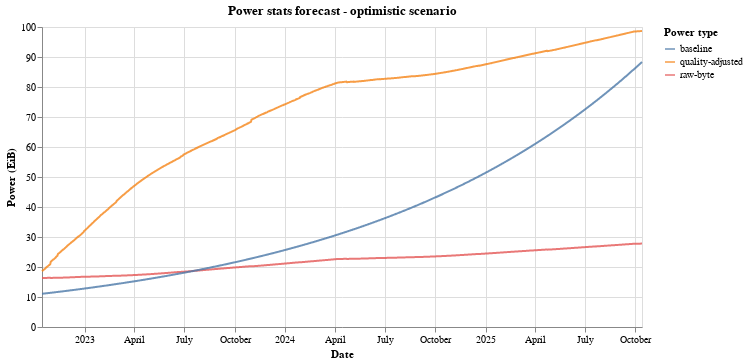

The cell this chart's notebook holds for it:
### Markdown cell above
#### Plot results

### Code cell
source = df[["date", "total_power", "power_type"]]
source["total_power"] = source["total_power"]/1024.0
source = pd.concat([source, baseline_df])

alt.Chart(source).mark_line(opacity=0.8).encode(
    x=alt.X('date:T', title="Date"),
    y=alt.Y('total_power:Q', title="Power (EiB)"),
    color=alt.Color('power_type:N', legend=alt.Legend(title="Power type"))
).properties(
    width=600, height=300, title="Power stats forecast - optimistic scenario"
)

### Figure 1 — Vega-Lite specification as saved in the notebook (floating-point values rounded to 4 significant figures; data arrays with more than 128 entries replaced by an {"elided": "..."} marker saying what was removed)
{"$schema": "https://vega.github.io/schema/vega-lite/v4.17.0.json", "config": {"view": {"continuousHeight": 300, "continuousWidth": 400}}, "data": {"name": "data-8e7a1c9973cced368b7e2a4fc61ca4d6"}, "datasets": {"data-8e7a1c9973cced368b7e2a4fc61ca4d6": {"elided": "3285 records"}}, "encoding": {"color": {"field": "power_type", "legend": {"title": "Power type"}, "type": "nominal"}, "x": {"field": "date", "title": "Date", "type": "temporal"}, "y": {"field": "total_power", "title": "Power (EiB)", "type": "quantitative"}}, "height": 300, "mark": {"opacity": 0.8, "type": "line"}, "title": "Power stats forecast - optimistic scenario", "width": 600}
